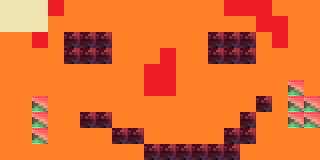

A 2D game scene composited from a Tiled map and its tileset images. What follows is a short description and the map's XML, with every tile layer's data as written:
An orthogonal 20x10 tile map with 16x16 px tiles, 1 tile layer (Kachelebene 1).

<map version="1.0" orientation="orthogonal" renderorder="right-down" width="20" height="10" tilewidth="16" tileheight="16" nextobjectid="1">
 <tileset firstgid="1" name="test" tilewidth="16" tileheight="16" tilecount="625">
  <image source="test.png" width="400" height="400" />
 </tileset>
 <layer name="Kachelebene 1" width="20" height="10">
  <data encoding="csv">
1,2,3,193,172,172,172,172,172,172,172,172,172,172,193,193,193,172,172,172,
26,27,28,172,172,172,172,93,93,93,172,172,172,172,172,172,193,193,172,93,
172,172,193,172,266,266,266,172,172,172,172,172,172,266,266,266,172,193,93,93,
172,172,172,172,266,266,266,172,172,172,193,172,172,266,266,266,172,172,93,93,
172,172,172,172,172,172,172,172,172,193,193,172,172,172,172,172,172,172,172,172,
172,172,172,172,172,172,172,172,172,193,193,172,93,93,93,93,172,172,215,172,
172,172,215,172,172,172,172,172,172,172,172,172,172,172,172,172,266,172,215,215,
172,172,215,172,172,266,266,172,172,172,172,172,172,172,172,266,93,93,215,215,
172,172,215,172,172,172,172,266,266,172,172,172,172,172,266,266,93,93,93,93,
172,172,172,172,172,172,172,172,172,266,266,266,266,266,266,172,172,172,172,172
</data>
 </layer>
</map>
